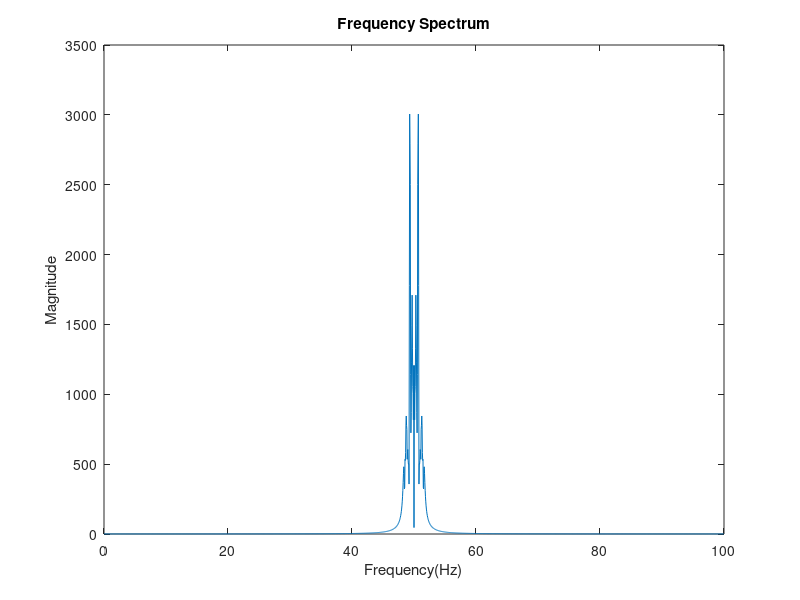

MATLAB code to generate this figure:
clear; clc;
V = [525.009
523.803
522.521
521.179
519.788
518.356
516.893
515.408
513.912
512.415
510.926
509.456
508.014
506.609
505.251
503.949
502.709
501.540
500.449
499.442
498.525
497.702
496.978
496.356
495.839
495.428
495.124
494.927
494.838
494.853
494.972
495.192
495.509
495.919
496.417
496.999
497.658
498.390
499.187
500.043
500.952
501.906
502.898
503.922
504.970
506.035
507.111
508.191
509.269
510.338
511.393
512.429
513.441
514.423
515.373
516.286
517.159
517.990
518.776
519.516
520.208
520.852
521.448
521.996
522.495
522.948
523.356
523.719
524.041
524.324
524.570
524.781
524.961
525.112
525.238
525.341
525.426
525.494
525.550
525.596
525.635
525.669
525.702
525.736
525.773
525.816
525.865
525.923
525.991
526.071
526.163
526.267
526.385
526.516
526.660
526.818
526.988
527.171
527.365
527.570
527.784
528.006
528.236
528.471
528.710
528.952
529.196
529.439
529.681
529.920
530.154
530.383
530.605
530.819
531.023
531.217
531.400
531.571
531.730
531.875
532.006
532.123
532.225
532.313
532.387
532.445
532.489
532.518
532.534
532.535
532.522
532.497
532.458
532.407
532.343
532.268
532.182
532.085
531.978
531.860
531.733
531.596
531.450
531.295
531.132
530.960
530.779
530.590
530.393
530.188
529.974
529.753
529.523
529.286
529.040
528.786
528.524
528.255
527.977
527.692
527.400
527.101
526.795
526.482
526.164
525.841
525.513
525.181
524.846
524.509
524.171
523.832
523.495
523.160
522.828
522.502
522.181
521.869
521.565
521.272
520.991
520.724
520.472
520.237
520.019
519.822
519.645
519.490
519.358
519.251
519.169
519.113
519.085
519.084
519.111
519.167
519.251
519.364
519.505
519.675
519.873
520.097
520.348
520.625
520.926
521.251
521.597
521.963
522.349
522.752
523.170
523.601
524.044
524.497
524.957
525.423
525.893
526.363
526.833
527.301
527.763
528.219
528.667
529.105
529.531
529.943
530.341
530.722
531.087
531.433
531.759
532.066
532.352
532.617
532.861
533.083
533.283
533.461
533.619
533.755
533.871
533.967
534.044
534.102
534.143
534.167
534.175
534.168
534.148
534.116
534.072
534.017
533.953
533.881
533.801
533.715
533.624
533.528
533.428
533.324
533.218
533.110
533.001
532.889
532.777
532.663
532.548
532.432
532.315
532.196
532.075
531.951
531.825
531.695
531.560
531.422
531.277
531.126
530.969
530.803
530.630
530.447
530.254
530.050
529.835
529.608
529.369
529.117
528.852
528.573
528.281
527.975
527.655
527.321
526.974
526.613
526.240
525.855
525.457
525.049
524.631
524.203
523.767
523.324
522.875
522.422
521.965
521.505
521.046
520.586
520.129
519.676
519.228
518.786
518.352
517.928
517.514
517.113
516.725
516.352
515.995
515.655
515.333
515.030
514.747
514.484
514.243
514.024
513.827
513.652
513.501
513.373
513.268
513.187
513.128
513.093
513.081
513.090
513.122
513.175
513.250
513.344
513.458
513.591
513.743
513.912
514.097
514.299
514.515
514.747
514.991
515.248
515.518
515.798
516.089
516.390
516.700
517.018
517.344
517.678
518.018
518.364
518.716
519.073
519.435
519.801
520.171
520.545
520.922
521.302
521.685
522.071
522.458
522.847
523.238
523.630
524.023
524.417
524.811
525.205
525.598
525.991
526.382
526.771
527.157
527.541
527.921
528.297
528.669
529.034
529.394
529.746
530.091
530.427
530.754
531.070
531.376
531.669
531.950
532.218
532.470
532.708
532.930
533.135
533.322
533.492
533.642
533.773
533.885
533.976
534.046
534.095
534.123
534.130
534.115
534.079
534.021
533.942
533.842
533.722
533.581
533.420
533.241
533.043
532.827
532.595
532.347
532.084
531.807
531.517
531.215
530.903
530.581
530.251
529.914
529.571
529.223
528.873
528.520
528.166
527.812
527.460
527.110
526.764
526.422
526.086
525.756
525.434
525.119
524.812
524.515
524.228
523.951
523.685
523.429
523.185
522.952
522.730
522.520
522.321
522.134
521.957
521.792
521.637
521.493
521.359
521.235
521.119
521.013
520.915
520.826
520.744
520.669
520.601
520.539
520.483
520.433
520.389
520.349
520.314
520.284
520.258
520.236
520.218
520.205
520.196
520.190
520.189
520.193
520.201
520.214
520.232
520.256
520.285
520.320
520.362
520.410
520.466
520.530
520.601
520.681
520.770
520.868
520.975
521.092
521.220
521.358
521.507
521.666
521.836
522.018
522.210
522.413
522.627
522.852
523.087
523.332
523.587
523.851
524.123
524.404
524.692
524.987
525.287
525.593
525.903
526.216
526.532
526.849
527.166
527.482
527.797
528.108
528.416
528.719
529.015
529.304
529.584
529.856
530.116
530.366
530.603
530.827
531.037
531.233
531.413
531.577
531.724
531.854
531.967
532.061
532.138
532.196
532.236
532.257
532.260
532.245
532.212
532.160
532.092
532.006
531.903
531.785
531.650
531.501
531.338
531.161
530.972
530.771
530.558
530.335
530.103
529.862
529.613
529.357
529.096
528.829
528.558
528.283
528.006
527.726
527.446
527.164
526.883
526.603
526.325
526.048
525.774
525.502
525.235
524.971
524.711
524.456
524.206
523.961
523.721
523.488
523.259
523.037
522.821
522.611
522.407
522.210
522.019
521.835
521.657
521.485
521.320
521.162
521.010
520.865
520.727
520.595
520.471
520.353
520.243
520.139
520.043
519.954
519.873
519.799
519.733
519.675
519.626
519.584
519.552
519.528
519.512
519.506
519.509
519.522
519.544
519.576
519.618
519.670
519.731
519.803
519.885
519.978
520.080
520.193
520.315
520.448
520.590
520.742
520.903
521.073
521.252
521.439
521.634
521.837
522.046
522.262
522.484
522.712
522.944
523.180
523.420
523.663
523.908
524.154
524.401
524.647
524.893
525.138
525.380
525.619
525.854
526.085
526.311
526.530
526.744
526.950
527.149
527.340
527.522
527.695
527.858
528.012
528.155
528.288
528.410
528.521
528.621
528.710
528.788
528.855
528.911
528.955
528.989
529.013
529.026
529.028
529.021
529.005
528.980
528.945
528.903
528.852
528.795
528.730
528.659
528.582
528.499
528.411
528.319
528.222
528.122
528.019
527.913
527.804
527.694
527.582
527.468
527.354
527.239
527.123
527.007
526.891
526.775
526.660
526.545
526.430
526.316
526.203
526.090
525.978
525.866
525.756
525.645
525.536
525.426
525.318
525.209
525.101
524.993
524.885
524.777
524.669
524.561
524.453
524.345
524.237
524.129
524.021
523.913
523.806
523.698
523.592
523.485
523.380
523.276
523.172
523.071
522.971
522.873
522.777
522.684
522.595
522.508
522.425
522.346
522.272
522.202
522.138
522.079
522.025
521.978
521.938
521.904
521.877
521.857
521.845
521.840
521.844
521.855
521.875
521.903
521.939
521.983
522.036
522.096
522.165
522.242
522.326
522.417
522.516
522.622
522.734
522.853
522.977
523.106
523.241
523.380
523.522
523.668
523.817
523.969
524.122
524.276
524.431
524.585
524.740
524.893
525.045
525.194
525.341
525.485
525.626
525.762
525.894
526.021
526.143
526.259
526.369
526.474
526.572
526.664
526.750
526.828
526.900
526.966
527.024
527.076
527.122
527.160
527.193
527.220
527.240
527.255
527.265
527.269
527.269
527.264
527.255
527.242
527.226
527.206
527.184
527.159
527.132
527.104
527.074
527.043
527.011
526.978
526.946
526.913
526.881
526.849
526.818
526.788
526.759
526.731
526.705
526.679
526.656
526.633
526.612
526.593
526.575
526.558
526.542
526.528
526.515
526.503
526.491
526.481
526.471
526.461
526.452
526.443
526.433
526.424
526.414
526.404
526.393
526.382
526.370
526.357
526.343
526.328
526.312
526.294
526.276
526.256
526.236
526.214
526.192
526.168
526.144
526.119
526.093
526.067
526.040
526.014
525.987
525.961
525.935
525.909
525.885
525.861
525.838
525.817
525.798
525.780
525.764
525.750
525.738
525.729
525.722
525.718
525.716
525.717
525.721
525.727
525.737
525.749
525.764
525.782
525.802
525.825
525.850
525.877
525.907
525.938
525.971
526.005
526.040
526.077
526.114
526.151
526.189
526.226
526.262
526.298
526.333
526.366
526.397
526.426
526.453
526.477
526.498
526.516
526.530
526.540
526.547
526.549
526.547
526.541
526.530
526.514
526.493
526.467
526.437
526.401
526.360
526.315
526.264
526.209
526.149
526.085
526.016
525.944
525.867
525.786
525.702
525.615
525.525
525.432
525.336
525.239
525.140
525.040
524.939
524.837
524.734
524.632
524.530
524.429
524.329
524.230
524.133
524.038
523.946
523.856
523.769
523.685
523.605
523.529
523.457
523.389
523.325
523.266
523.212
523.163
523.119
523.081
523.047
523.019
522.997
522.980
522.969
522.963
522.963
522.969
522.980
522.997
523.020
523.048
523.081
523.120
523.164
523.214
523.268
523.327
523.392
523.460
523.534
523.612
523.694
523.781
523.871
523.965
524.063
524.165
524.270
524.377
524.488
524.602
524.718
524.837
524.957
525.080
525.205
525.331
525.458
525.587
525.717
525.847
525.978
526.109
526.240
526.371
526.502
526.632
526.761
526.889
527.016
527.141
527.265
527.386
527.505
527.622
527.736
527.848
527.956
528.061
528.162
528.260
528.354
528.444
528.529
528.611
528.687
528.759
528.826
528.889
528.946
528.998
529.044
529.086
529.122
529.153
529.178
529.197
529.212
529.220
529.224
529.222
529.214
529.201
529.183
529.160
529.131
529.098
529.060
529.017
528.969
528.917
528.860
528.799
528.734
528.666
528.593
528.517
528.437
528.354
528.268
528.179
528.087
527.993
527.895
527.796
527.694
527.591
527.485
527.378
527.269
527.158
527.046
526.933
526.818
526.702
526.585
526.468
526.349
526.230
526.110
525.990
525.869
525.748
525.627
525.505
525.383
525.262
525.140
525.019
524.897
524.777
524.657
524.537
524.418
524.301
524.184
524.069
523.955
523.842
523.732
523.623
523.517
523.413
523.312
523.214
523.119
523.027
522.939
522.855
522.775
522.700
522.629
522.563
522.502
522.447
522.398
522.355
522.318
522.287
522.264
522.247
522.237
522.235
522.240
522.253
522.274
522.302
522.339
522.383
522.436
522.496
522.565
522.642
522.726
522.818
522.918
523.026
523.141
523.262
523.391
523.526
523.668
523.815
523.968
524.126
524.288
524.455
524.626
524.800
524.978
525.157
525.339
525.521
525.705
525.889
526.073
526.256
526.438
526.618
526.795
526.970
527.142
527.309
527.473
527.631
527.785
527.933
528.075
528.211
528.340
528.462
528.578
528.685
528.785
528.878
528.962
529.038
529.107
529.167
529.219
529.262
529.298
529.326
529.345
529.357
529.362
529.359
529.348
529.331
529.307
529.277
529.240
529.198
529.150
529.097
529.039
528.976
528.909
528.839
528.764
528.687
528.606
528.523
528.438
528.351
528.262
528.172
528.081
527.989
527.896
527.803
527.709
527.616
527.523
527.430
527.337
527.245
527.153
527.062
526.972
526.882
526.794
526.706
526.618
526.532
526.446
526.361
526.276
526.192
526.109
526.026
525.943
525.861
525.779
525.697
525.615
525.533
525.452
525.370
525.288
525.207
525.125
525.043
524.961
524.880
524.798
524.716
524.635
524.554
524.473
524.393
524.314
524.236
524.158
524.082
524.007
523.933
523.862
523.792
523.725
523.660
523.598
523.538
523.482
523.429
523.380
523.335
523.294
523.257
523.225
523.197
523.174
523.156
523.144
523.137
523.135
523.139
523.149
523.165
523.186
523.213
523.246
523.285
523.330
523.380
523.436
523.498
523.565
523.637
523.714
523.796
523.883
523.974
524.069
524.168
524.270
524.376
524.485
524.596
524.710
524.825
524.942
525.061
525.180
525.299
525.418
525.538
525.656
525.773
525.889
526.004
526.116
526.225
526.332
526.436
526.537
526.633
526.726
526.815
526.900
526.980
527.055
527.126
527.191
527.251
527.306
527.356
527.400
527.439
527.472
527.500
527.523
527.540
527.553
527.559
527.561
527.558
527.550
527.538
527.521
527.499
527.474
527.444
527.411
527.374
527.334
527.291
527.245
527.197
527.146
527.093
527.038
526.982
526.924
526.865
526.805
526.745
526.684
526.622
526.561
526.499
526.438
526.377
526.317
526.258
526.200
526.143
526.087
526.032
525.979
525.927
525.876
525.828
525.781
525.735
525.692
525.650
525.610
525.572
525.536
525.501
525.468
525.437
525.408
525.380
525.354
525.329
525.306
525.284
525.264
525.245
525.227
525.210
525.194
525.179
525.165
525.152
525.139
525.128
525.116
525.106
525.095
525.085
525.076
525.066
525.057
525.048
525.039
525.030
525.021
525.012
525.003
524.994
524.985
524.976
524.967
524.958
524.949
524.940
524.931
524.922
524.913
524.904
524.895
524.887
524.879
524.871
524.864
524.856
524.850
524.844
524.839
524.834
524.830
524.827
524.825
524.823
524.823
524.824
524.825
524.828
524.833
524.838
524.845
524.853
524.862
524.873
524.885
524.898
524.913
524.929
524.946
524.965
524.985
525.006
525.028
525.051
525.076
525.101
525.128
525.155
525.182
525.211
525.240
525.269
525.299
525.328
525.358
525.388
525.417
525.446
525.475
525.503
525.530
525.557
525.582
525.606
525.629
525.650
525.670
525.689
525.706
525.720
525.733
525.744
525.754
525.760
525.765
525.768
525.768
525.767
525.763
525.757
525.748
525.738
525.725
525.711
525.694
525.676
525.656
525.635
525.611
525.587
525.561
525.534
525.506
525.478
525.448
525.419
525.389
525.358
525.328
525.299
525.270
525.241
525.213
525.186
525.161
525.137
525.114
525.093
525.074
525.057
525.042
525.029
525.018
525.010
525.004
525.001
525.001
525.003
525.007
525.014
525.024
525.037
525.052
525.069
525.089
525.111
525.136
525.162
525.190
525.221
525.252
525.286
525.320
525.356
525.392
525.429
525.467
525.505
525.543
525.581
525.618
525.655
525.691
525.726
525.759
525.791
525.822
525.850
525.877
525.901
525.923
525.943
525.959
525.973
525.984
525.992
525.998
525.999
525.998
525.994
525.986
525.976
525.962
525.945
525.924
525.901
525.875
525.847
525.815
525.781
525.745
525.706
525.665
525.622
525.578
525.532
525.485
525.436
525.387
525.336
525.285
525.234
525.183
525.132
525.081
525.030
524.981
524.932
524.884
524.837
524.791
524.747
524.705
524.664
524.625
524.588
524.553
524.520
524.490
524.461
524.435
524.411
524.389
524.369
524.352
524.337
524.323
524.312
524.303
524.296
524.291
524.288
524.286
524.286
524.287
524.289
524.293
524.298
524.304
524.311
524.318
524.327
524.335
524.345
524.354
524.364
524.374
524.384
524.394
524.404
524.414
524.423
524.433
524.442
524.451
524.459
524.468
524.476
524.483
524.491
524.498
524.505
524.512
524.519
524.526
524.533
524.540
524.547
524.555
524.563
524.572
524.581
524.591
524.601
524.613
524.625
524.639
524.654
524.670
524.687
524.705
524.725
524.747
524.770
524.794
524.820
524.848
524.877
524.908
524.940
524.974
525.009
525.046
525.084
525.124
525.164
525.206
525.249
525.293
525.338
525.383
525.429
525.475
525.521
525.568
525.614
525.661
525.706
525.751
525.796
525.839
525.881
525.922
525.962
526
526.036
526.069
526.101
526.131
526.158
526.182
526.204
526.223
526.239
526.252
526.262
526.269
526.273
526.273
526.270
526.264
526.254
526.241
526.224
526.205
526.182
526.155
526.126
526.094
526.058
526.020
525.979
525.935
525.889
525.840
525.789
525.736
525.681
525.625
525.566
525.507
525.446
525.384
525.321
525.257
525.193
525.129
525.064
525
524.936
524.872
524.809
524.747
524.685
524.625
524.566
524.508
524.452
524.397
524.344
524.293
524.244
524.198
524.153
524.111
524.071
524.033
523.998
523.965
523.935
523.907
523.882
523.859
523.840
523.822
523.807
523.795
523.785
523.778
523.773
523.770
523.770
523.772
523.776
523.782
523.790
523.800
523.812
523.826
523.842
523.859
523.878
523.898
523.919
523.942
523.966
523.991
524.017
524.044
524.072
524.101
524.130
524.160
524.191
524.222
524.254
524.286
524.318
524.351
524.384
524.417
524.450
524.483
524.517
524.550
524.583
524.617
524.650
524.683
524.717
524.750
524.783
524.816
524.849
524.881
524.914
524.946
524.978
525.010
525.042
525.074
525.106
525.137
525.168
525.199
525.230
525.260
525.291
525.321
525.350
525.380
525.409
525.437
525.466
525.494
525.521
525.548
525.574
525.600
525.625
525.650
525.674
525.697
525.719
525.740
525.760
525.779
525.797
525.814
525.830
525.845
525.858
525.869
525.879
525.888
525.895
525.900
525.904
525.906
525.906
525.904
525.900
525.894
525.886
525.877
525.865
525.851
525.835
525.817
525.796
525.774
525.750
525.723
525.695
525.665
525.632
525.598
525.562
525.524
525.485
525.444
525.401
525.357
525.312
525.265
525.217
525.169
525.119
525.069
525.018
524.966
524.915
524.863
524.811
524.759
524.708
524.657
524.606
524.556
524.507
524.459
524.412
524.367
524.322
524.280
524.239
524.199
524.162
524.126
524.093
524.062
524.033
524.007
523.982
523.961
523.942
523.925
523.911
523.899
523.890
523.884
523.881
523.879
523.881
523.885
523.891
523.900
523.911
523.924
523.940
523.958
523.977
523.999
524.022
524.047
524.074
524.102
524.131
524.162
524.194
524.226
524.260
524.294
524.329
524.364
524.399
524.435
524.471];

num_sample = 2000;
sum = 0;
for k = 1:num_sample
    sum = sum + V(k)^2;
end
V_rms = sqrt(sum/num_sample);
V = V - V_rms;


stop_time = 20;
fs = num_sample/stop_time;
dt = 1/fs;
t = (0:dt:stop_time-dt)';
f = 0:fs/num_sample:fs-fs/num_sample;

X = abs(fftshift(fft(V)));

figure;
plot(f,X);
xlabel('Frequency(Hz)');
ylabel('Magnitude');
title('Frequency Spectrum');
